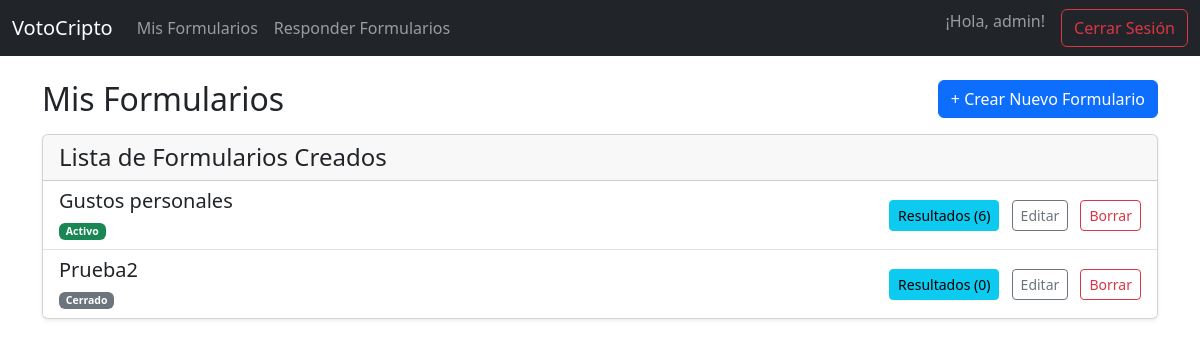
Page /votacion/mis-formularios/ (signed in) on the earlier database version.
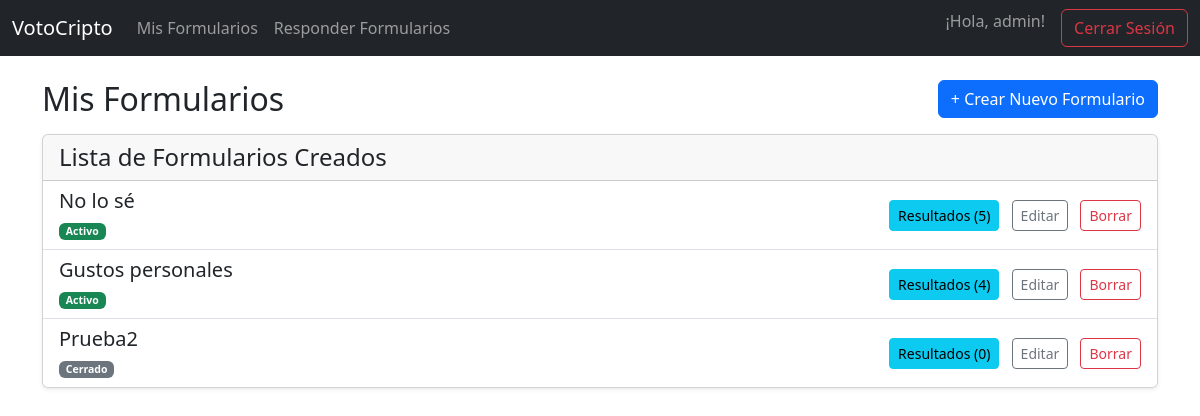
Same page on the later database version.
### votacion/models.py (models this page shows, shortened)
class Formulario(models.Model):
    propietario = models.ForeignKey(User, on_delete=models.CASCADE, related_name='formularios')
    titulo = models.CharField(max_length=255)
    descripcion = models.TextField(blank=True, null=True)
    pub_date = models.DateTimeField('fecha de publicación', default=timezone.now)
    duration = models.IntegerField(default=7, help_text="Duración del formulario en días.")
    def is_closed(self):
        closing_date = self.pub_date + datetime.timedelta(days=self.duration)
        return timezone.now() > closing_date

### votacion/views.py (the view)
# urls.py: path('mis-formularios/', views.MyFormularioListView.as_view(), name='my_formulario_list'),
class MyFormularioListView(LoginRequiredMixin, generic.ListView):
    login_url = '/accounts/login/'
    template_name = 'votacionC/formulario_list_mine.html'
    context_object_name = 'formulario_list'
    def get_queryset(self):
        return Formulario.objects.filter(
            propietario=self.request.user
        ).order_by('-pub_date')

### votacion/templates/votacionC/formulario_list_mine.html (shortened to what this page needs)
{% extends "votacionC/base.html" %}
{% block content %}
<div class="d-flex justify-content-between align-items-center mb-3">
  <h2 class="mb-0">Mis Formularios</h2>
  <a href="{% url 'votacion:formulario_create' %}" class="btn btn-primary">
    &#43; Crear Nuevo Formulario
  </a>
</div>
<div class="card shadow-sm">
  <div class="card-header">
    <h4 class="mb-0">Lista de Formularios Creados</h4>
  </div>
  {% if formulario_list %}
    <div class="list-group list-group-flush">
      {% for formulario in formulario_list %}
        <div class="list-group-item">
          <div class="row align-items-center">
            <div class="col-md-5">
              <h5 class="mb-1">{{ formulario.titulo }}</h5>
              <small class="text-muted">
                {% if formulario.is_closed %}
                  <span class="badge bg-secondary">Cerrado</span>
                {% else %}
                  <span class="badge bg-success">Activo</span>
                {% endif %}
              </small>
            </div>
            <div class="col-md-7 text-md-end mt-2 mt-md-0">
              <a href="{% url 'votacion:formulario_results' formulario.pk %}" class="btn btn-info btn-sm me-2">
                Resultados ({{ formulario.envios.count }})
              </a>
              <a href="{% url 'votacion:formulario_edit' formulario.pk %}" class="btn btn-outline-secondary btn-sm me-2">
                Editar
              </a>
              <a href="{% url 'votacion:formulario_delete' formulario.pk %}" class="btn btn-outline-danger btn-sm">
                Borrar
              </a>
            </div>
          </div>
        </div>
      {% endfor %}
    </div>
  {% endif %}
</div>
{% endblock %}

Differences in the rows shown:
now on this page (row edited): Formulario: titulo "No lo sé", duration "Activo", envios.count "5"
computed for Formulario "Gustos personales": envios.count "6" → "4"
